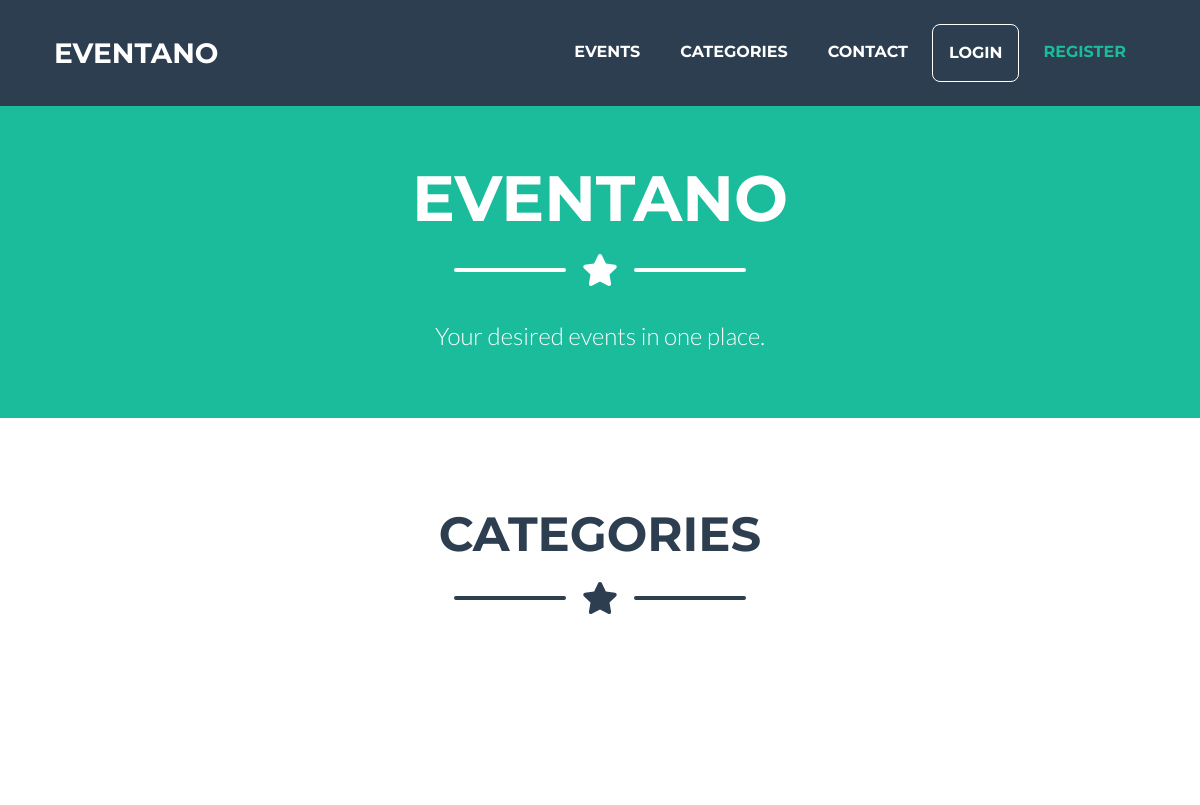
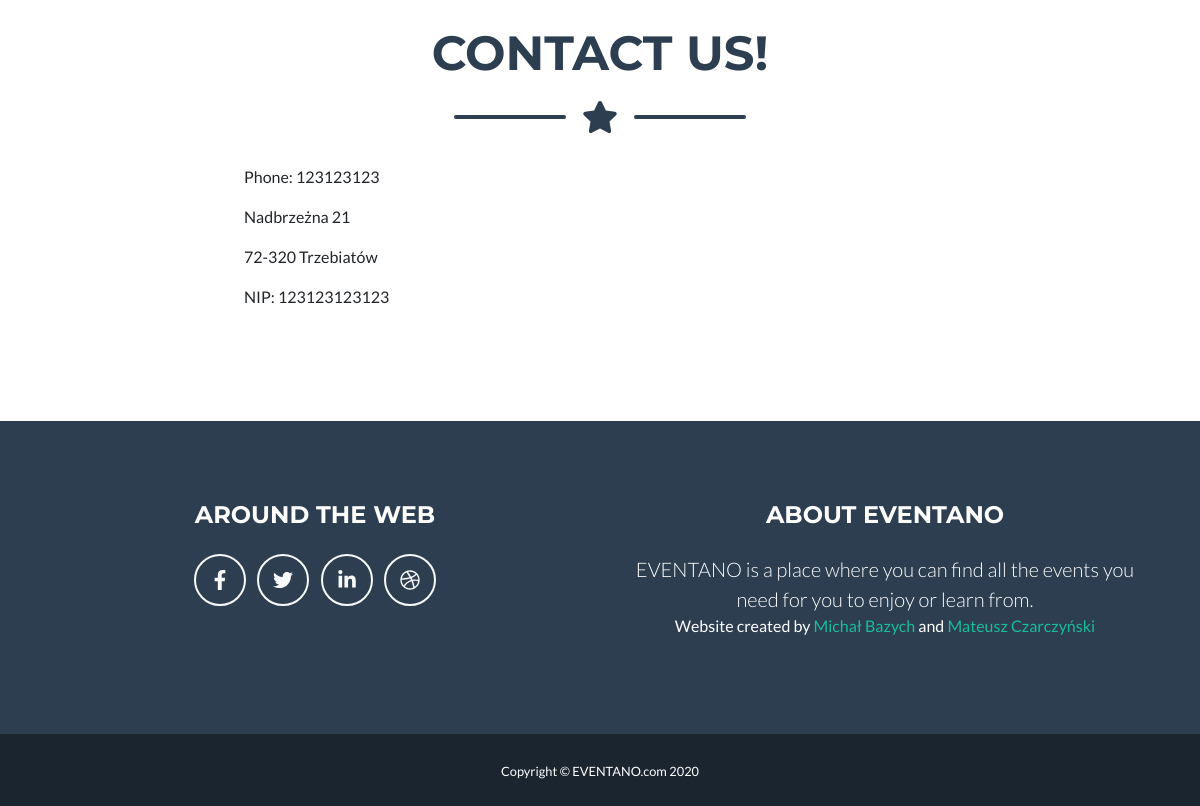
/, run on an earlier commit of the app's database (2 pictures, top to bottom).
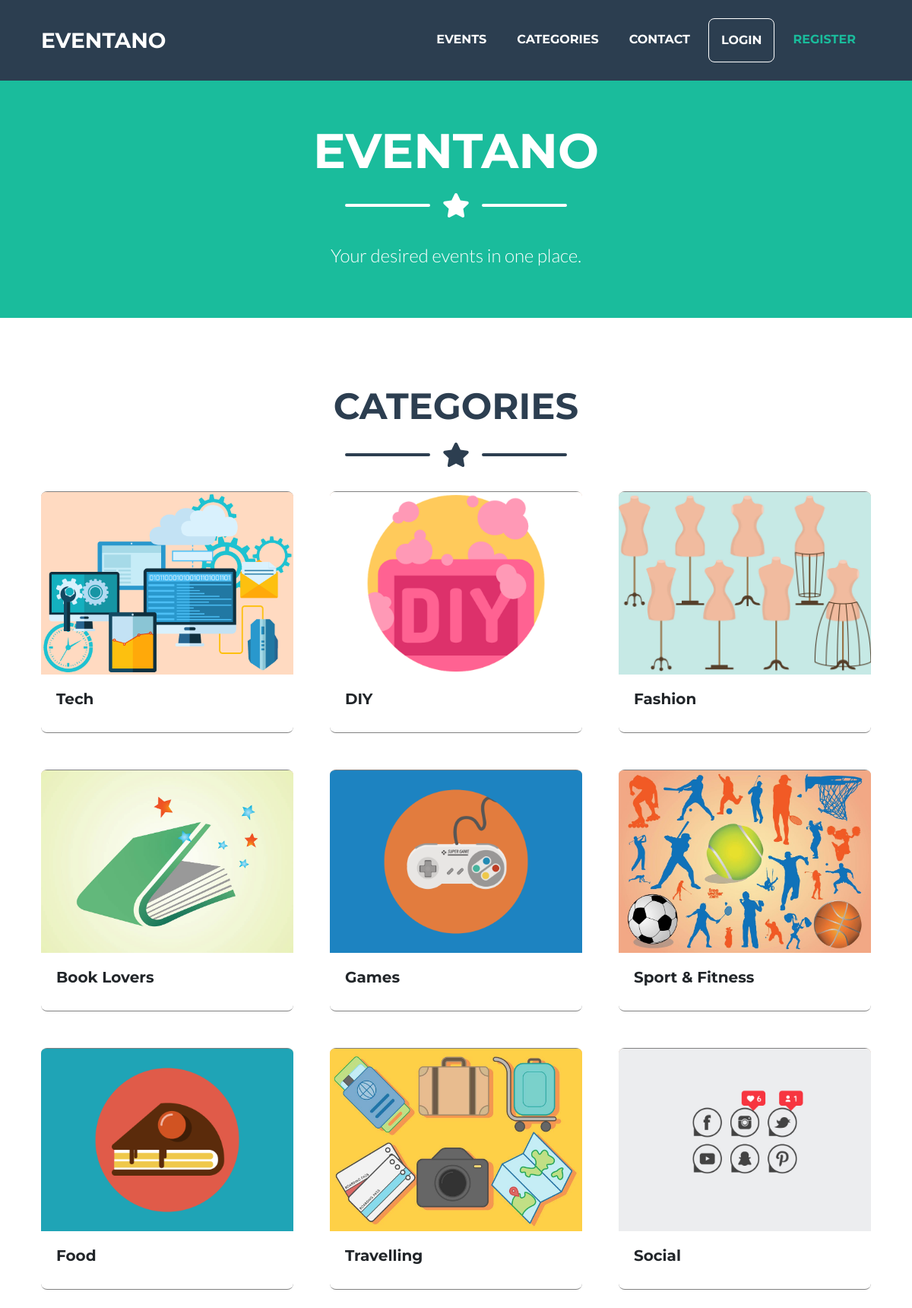
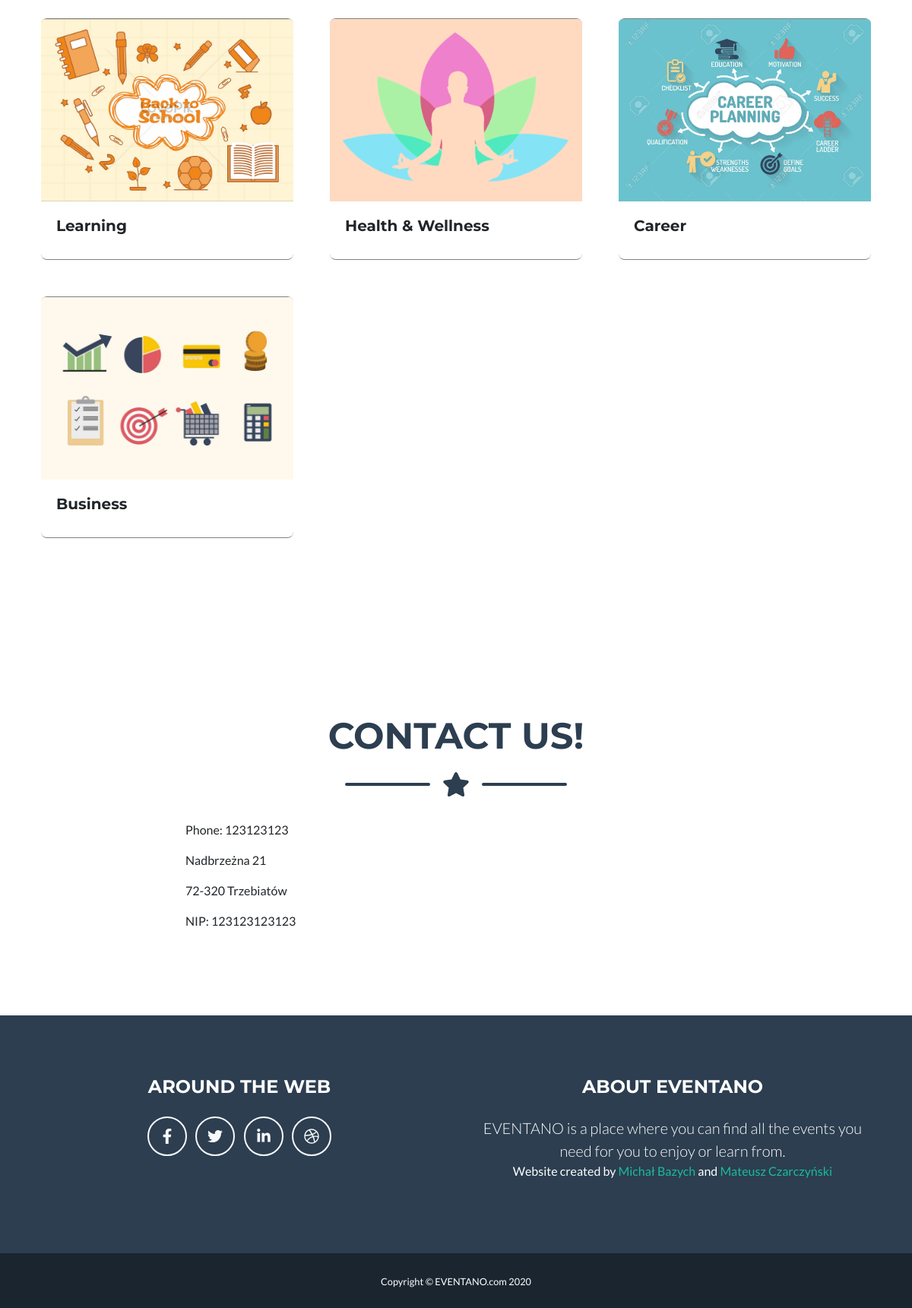
And on a later commit of the database (2 pictures, top to bottom).
### tables this page shows
CREATE TABLE `categories` (
  `id` int(10) UNSIGNED NOT NULL,
  `categorie` varchar(40) NOT NULL,
  `photo_path_categories` varchar(30) NOT NULL DEFAULT 'default_photo_categorie.png'
);

### src/index.php (the view, shortened to what this page needs)
<!DOCTYPE html>
<html lang="en">
<head>
    <link href="static/css/styles.css" rel="stylesheet" />
    <link href="./static/css/pageStyle.css" rel="stylesheet" />
</head>
<body id="page-top">
    <nav class="navbar navbar-expand-lg bg-secondary text-uppercase" id="mainNav">
        <div class="container">
            <a class="navbar-brand js-scroll-trigger" href="./index.php">EVENTANO</a>
            <div class="collapse navbar-collapse" id="navbarResponsive">
                <ul class="navbar-nav ml-auto">
                    <li class="nav-item mx-0 mx-lg-1"><a class="nav-link py-3 px-0 px-lg-3 rounded js-scroll-trigger" href="./events.php">Events</a></li>
                    <li class="nav-item mx-0 mx-lg-1"><a class="nav-link py-3 px-0 px-lg-3 rounded js-scroll-trigger" href="../#categories">Categories</a></li>
                    <li class="nav-item mx-0 mx-lg-1"><a class="nav-link py-3 px-0 px-lg-3 rounded js-scroll-trigger" href="./#contact">Contact</a></li>
                    <?if(!isset($_SESSION['logged']['email'])){?>
                    <li class="nav-item mx-0 mx-lg-1"><a class="nav-link py-3 px-0 px-lg-3 rounded" style="border: 1px solid white" href="./login.php">Login</a></li>
                    <li class="nav-item mx-0 mx-lg-1"><a class="nav-link py-3 px-0 px-lg-3 rounded" style="color:#1abc9c" href="./register.php">Register</a></li>
                    <?}?>
                </ul>
            </div>
        </div>
    </nav>
    <header class="masthead bg-primary text-white text-center">
        <div class="container d-flex align-items-center flex-column">
            <h1 class="masthead-heading text-uppercase mb-0">EVENTANO</h1>
            <div class="divider-custom divider-light">
                <div class="divider-custom-line"></div>
                <div class="divider-custom-icon"><i class="fas fa-star"></i></div>
                <div class="divider-custom-line"></div>
            </div>
            <p class="masthead-subheading font-weight-light mb-0">Your desired events in one place.</p>
        </div>
    </header>
    <section class="page-section portfolio" id="categories">
        <div class="container">
            <h2 class="page-section-heading text-center text-uppercase text-secondary mb-0">Categories</h2>
            <div class="divider-custom">
                <div class="divider-custom-line"></div>
                <div class="divider-custom-icon"><i class="fas fa-star"></i></div>
                <div class="divider-custom-line"></div>
            </div>
            <div class="row">
                <?php
                require_once("./scripts/connect.php");
                $result = $conn->query("SELECT * FROM `categories` ORDER BY id DESC");
                while ($row = $result->fetch_assoc()) {
                    echo '<div class="col-md-6 col-lg-4 mb-5">
                            <div class="card" style="border:none; border-bottom: 1px solid gray; border-top: 1px solid gray;  ">
                                <img style="background-color:#FFDAC1 ;height:240px; object-fit:cover" class="card-img-top" src="./static/img/' . $row['photo_path_categories'] . '"/>
                                <div class="card-body">
                                    <h5 class="card-title">
                                        ' . $row['categorie'] . '
                                    </h5>
                                </div>
                            </div>
                        </div>';
                } ?>
            </div>
    </section>
    <section class="page-section" id="contact">
        <div class="container">
            <h2 class="page-section-heading text-center text-uppercase text-secondary mb-0">Contact us!</h2>
            <div class="divider-custom">
                <div class="divider-custom-line"></div>
                <div class="divider-custom-icon"><i class="fas fa-star"></i></div>
                <div class="divider-custom-line"></div>
            </div>
            <div class="row">
                <div class="col-lg-8 mx-auto">
                    <p>Phone: 123123123</p>
                    <p>Nadbrzeżna 21 </p>
                    <p>72-320 Trzebiatów</p>
                    <p>NIP: 123123123123</p>
                </div>
            </div>
        </div>
    </section>
    <footer class="footer text-center">
        <div class="container">
            <div class="row">
                <div class="col-lg-6 mb-5 mb-lg-0">
                    <h4 class="text-uppercase mb-4">Around the Web</h4>
                    <a class="btn btn-outline-light btn-social mx-1" href="#!"><i class="fab fa-fw fa-facebook-f"></i></a>
                    <a class="btn btn-outline-light btn-social mx-1" href="#!"><i class="fab fa-fw fa-twitter"></i></a>
                    <a class="btn btn-outline-light btn-social mx-1" href="#!"><i class="fab fa-fw fa-linkedin-in"></i></a>
                    <a class="btn btn-outline-light btn-social mx-1" href="#!"><i class="fab fa-fw fa-dribbble"></i></a>
                </div>
                <div class="col-lg-6">
                    <h4 class="text-uppercase mb-4">About EVENTANO</h4>
                    <p class="lead mb-0">EVENTANO is a place where you can find all the events you need for you to enjoy or learn from.</p>
                    <p>Website created by <a href="https://www.linkedin.com/in/mbazych/">Michał Bazych</a> and <a href="https://www.linkedin.com/in/mateusz-czarczy%C5%84ski-1263a5173/">Mateusz Czarczyński</a></p>
                </div>
            </div>
        </div>
    </footer>
    <div class="copyright py-4 text-center text-white">
        <div class="container"><small>Copyright © EVENTANO.com 2020</small></div>
    </div>
</body>
</html>

### src/static/css/pageStyle.css (style rules this page uses)
.masthead { position: relative; z-index: 1; padding-top: 4rem; padding-bottom: 4rem; }

What changed in the data, as far as the page shows it:
added categories: photo_path_categories (picture), categorie "Tech"
added categories: photo_path_categories (picture), categorie "DIY"
added categories: photo_path_categories (picture), categorie "Fashion"
added categories: photo_path_categories (picture), categorie "Book Lovers"
added categories: photo_path_categories (picture), categorie "Games"
added categories: photo_path_categories (picture), categorie "Sport & Fitness"
added categories: photo_path_categories (picture), categorie "Food"
added categories: photo_path_categories (picture), categorie "Travelling"
added categories: photo_path_categories (picture), categorie "Social"
added categories: photo_path_categories (picture), categorie "Learning"
added categories: photo_path_categories (picture), categorie "Health & Wellness"
added categories: photo_path_categories (picture), categorie "Career"
added categories: photo_path_categories (picture), categorie "Business"
